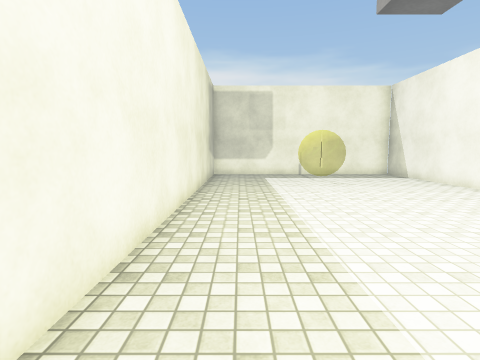
view 1 (above)

12 first-person views from a walk through a 3-D level made in the Unity game engine. The camera is 1.4 m above the floor, tilts 6° down and sees 80° across. The floor is counted in squares, 1 m on a side. Each view is taken from the middle of a square. On the plan, view 1 faces up. The plan holds only what a view shows up to about 14 squares ahead; the rest is blank. The place goes on beyond the plan. The player character is not drawn. Surface patterns are stand-ins for the level's own textures.

view 2
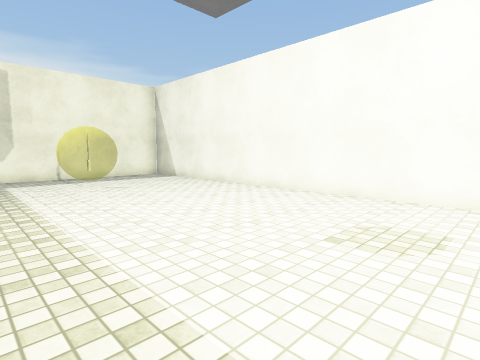

view 3
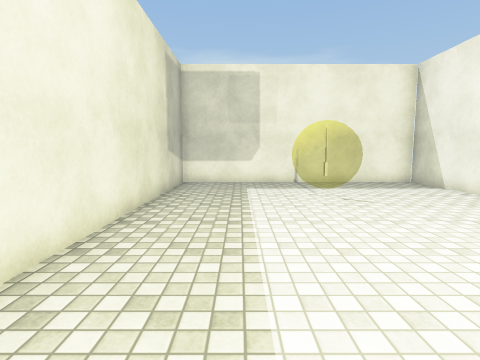

view 4
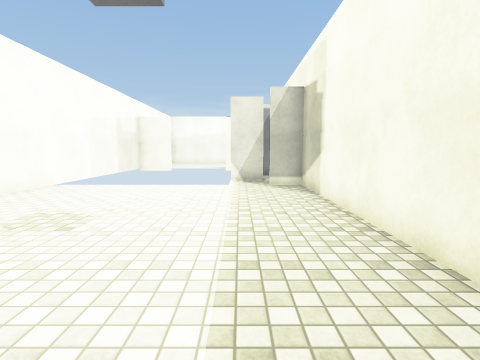

view 5
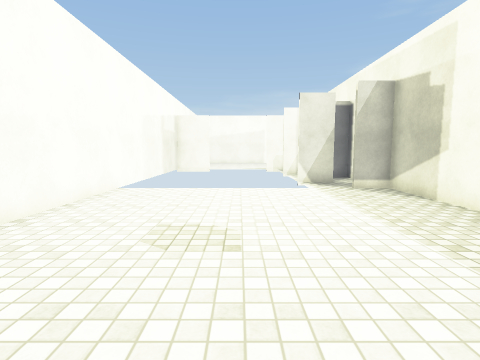

view 6
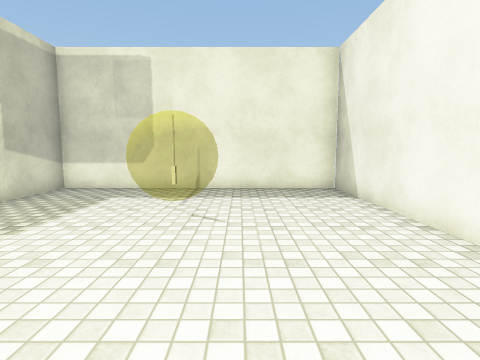

view 7
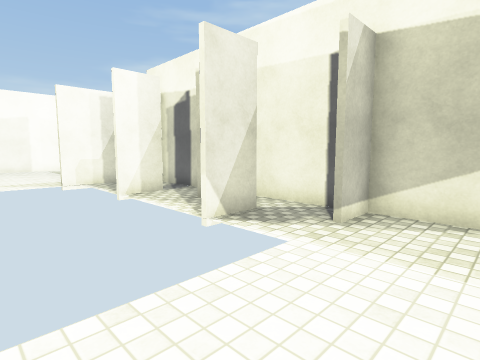

view 8
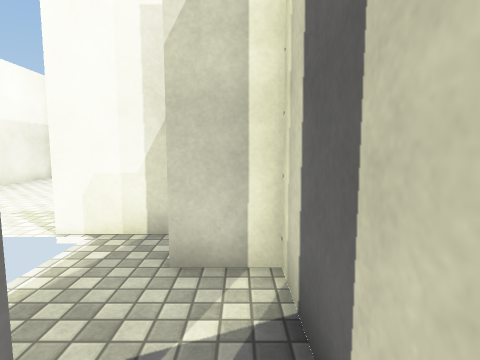

view 9
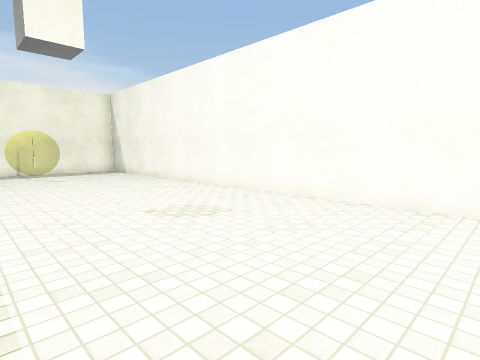

view 10
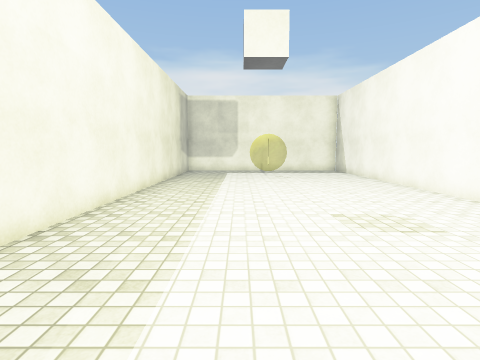

view 11
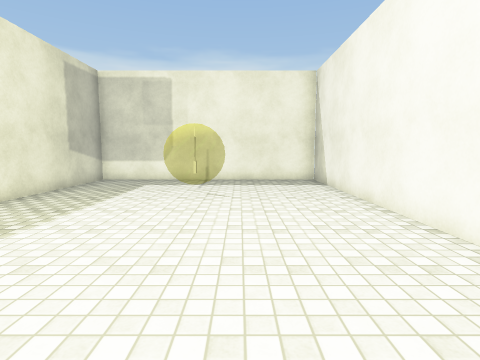

view 12
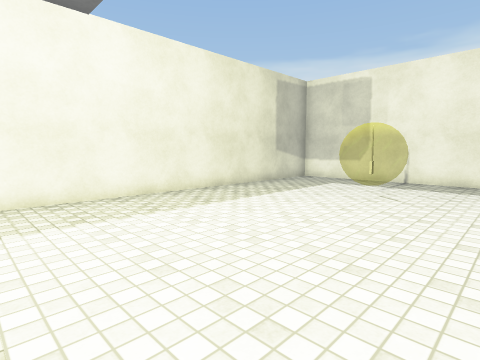

### Floor plan
Points are (right, up) in squares from view 1. A wall is a line through its corners. A room is listed if a view was taken in it or the views show most of it. See-through windows are left out.
Room 1 (views 1, 2, 3, 4, 5, 6, 7, 9, 10, 11, 12)
walls: (-1.5, -4.2) (-1.5, -5.6); (-0.1, -5.5) (1.5, -5.5); (8.5, -5) (8.5, 16.5) (-1.5, 16.5) (-1.5, -3.4) (-0.1, -3.4)
ways out: opening at (-1, -6) to room 2
objects: other object (3, 12) to (4, 13)
Room 2 (view 8)
walls: (-0.1, -9.9) (1.5, -9.9); (-1.5, -5.6) (-1.5, -7)
ways out: opening at (-1, -6) to room 1; opening at (-1, -10)

Positions as (right, up) in squares from view 1, and headings:
1: (0, 0), facing up
2: (0, 1), facing up-right
3: (1, 4), facing up
4: (1, 8), facing down
5: (4, 7), facing down
6: (5, 6), facing up
7: (5, -1), facing down-left
8: (-1, -9), facing down
9: (1, -3), facing up-right
10: (2, -3), facing up
11: (5, 3), facing up
12: (7, 3), facing up-left
